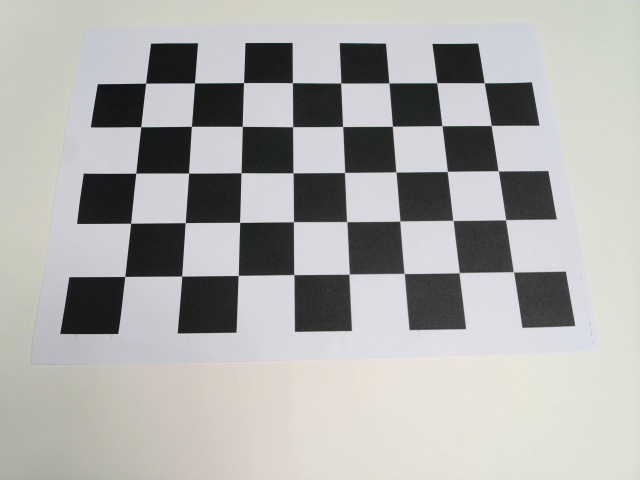
#> input picture Python/capture_images/calib_00.jpg, 640 x 480 px; its folder holds only this picture in this run
$ python AfterCapture.py
#> lines starting #> are read from the running program, lines starting #| are printed output that depends on the picture; after the words box and inside, x2 and y2 are one past the last pixel; in counts of white or black regions, pixels touching at a corner belong together; long printed decimals are rounded
import numpy as np
import cv2
import glob
import os
import sys

CheckBoard = (8, 5)
SquareSize = 0.03

#計算出亞像素  迭代30次 精度0.001
accuracy = (cv2.TERM_CRITERIA_EPS + cv2.TERM_CRITERIA_MAX_ITER, 30, 0.001)

#建立一個陣列來儲存格角點在真實世界中的3D座標
objp = np.zeros((CheckBoard[0] * CheckBoard[1], 3), np.float32)
objp[:, :2] = np.mgrid[0:CheckBoard[0], 0:CheckBoard[1]].T.reshape(-1, 2) * SquareSize

objpoints = []  #儲存每張照片對應的3D點
imgpoints = []  #儲存在照片上找到的2D點

#讀取資料夾中的照片
script_path = os.path.dirname(os.path.abspath(__file__))
image_folder= os.path.join(script_path, 'capture_images', '*.jpg')
images = glob.glob(image_folder)

print(f"Total {len(images)} images")
if len(images) == 0:
    print('Read images ERROR')
    sys.exit()

count = 0

for fname in images:
    img = cv2.imread(fname)
#> img is the input picture: shape (480, 640, 3); mean B, G, R 171.6, 173.6, 174.2
    gray = cv2.cvtColor(img, cv2.COLOR_BGR2GRAY)

    #讀取相片 若找到8x5個角點 ret回傳True並把找到的2D座標到corners中
    ret, corners = cv2.findChessboardCorners(gray, CheckBoard, None)
#> ret = True; corners = 40 rows, first 8: [513.4, 272.1], [458.9, 272.7], [404.1, 273.5], [349.1, 274.1], [294.2, 274.8], [238, 275.3], [182, 276.2], [125, 276.3]

    if ret == True:
        count += 1
        objpoints.append(objp) #儲存3D點

        #尋找亞像素
        corners2 = cv2.cornerSubPix(gray, corners, (11, 11), (-1, -1), accuracy)
#> corners2 = 40 rows, first 8: [513.4, 271.8], [459.2, 272.7], [404.1, 273.4], [349.2, 274.1], [293.8, 274.6], [238.2, 275.4], [181.7, 276.1], [124.7, 276.5]
        imgpoints.append(corners2) #儲存2D座標

        cv2.drawChessboardCorners(img, CheckBoard, corners2, ret)
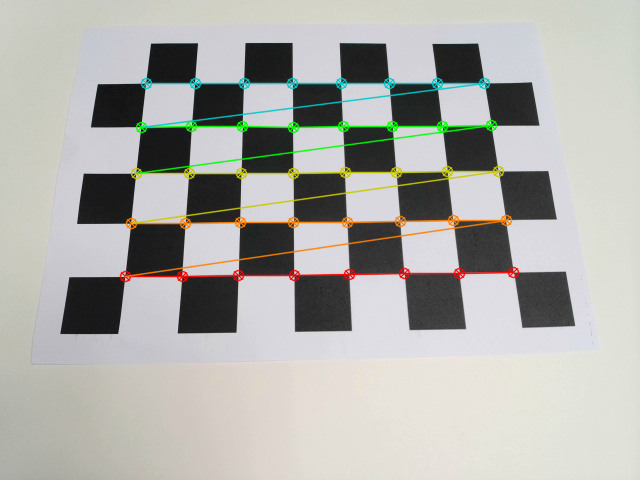
#> img: shape (480, 640, 3); 4.22% of pixels changed, all inside (x1, y1, x2, y2) = (119, 77, 520, 283)
        cv2.imshow('Detected_Corners', img)
        cv2.waitKey(100)

cv2.destroyAllWindows()


print(f"\nDetect Success. {len(images)} images in total")
if count < 10:
    print('Need detect more photos to improve accuracy')

# mtx --> 相機內參矩陣
# dist --> 機型變數
# rvecs/tvecs --> 每張照片拍攝時的旋轉矩陣和平移矩陣
ret, mtx, dist, rvecs, tvecs = cv2.calibrateCamera(objpoints, imgpoints, gray.shape[::-1], None, None)
#> ret = 0.159; mtx = [[662.9, 0, 322.7], [0, 713.5, 237.9], [0, 0, 1]]; dist = [[0.194, -1.46, -0.00555, 7.91e-05, 0.377]]; rvecs = ([-0.0583, 0.717, 3.04],); tvecs = ([0.104, 0.0174, 0.364],)

print('\nCamera Calibrate Complete')
print('Camera matrix : \n', mtx)
#| Camera matrix :
#|  [[662.886   0.         322.718]
#|  [  0.         713.475 237.917]
#|  [  0.           0.           1.        ]]
print('Distortion Coefficients : ', dist)
#| Distortion Coefficients :  [[ 1.94190861e-01 -1.46325972e+00 -5.55048241e-03  7.91078025e-05
#|    3.76663878e-01]]

save_path = os.path.join(script_path, 'camera_params.npz')
np.savez(save_path, mtx=mtx, dist=dist)
print('\nnpz file saves')

$ run again, on Python/capture_images/calib_04.jpg
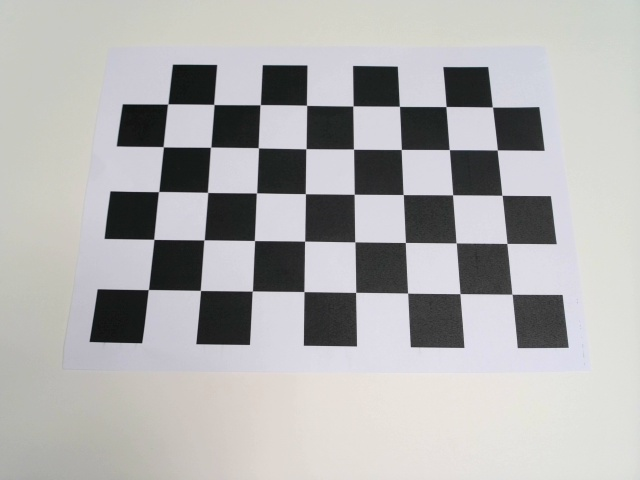
#> input picture Python/capture_images/calib_04.jpg, 640 x 480 px
#> img is the input picture: shape (480, 640, 3); mean B, G, R 175.8, 176.1, 176.7
#> `ret, corners = cv2.findChessboardCorners(gray, CheckBoard, None)`: ret = True; corners = 40 rows, first 8: [512, 294], [460, 293.9], [407.7, 293], [355.9, 292.4], [304.2, 291.6], [252.4, 291.2], [200.3, 290.4], [148, 289.6]
#> corners2 = 40 rows, first 8: [512, 294.2], [459.9, 293.6], [407.6, 293.1], [355.6, 292.4], [303.9, 291.6], [252.3, 291.1], [200.4, 290.4], [148.3, 289.6]
#> `cv2.drawChessboardCorners(img, CheckBoard, corners2, ret)`:
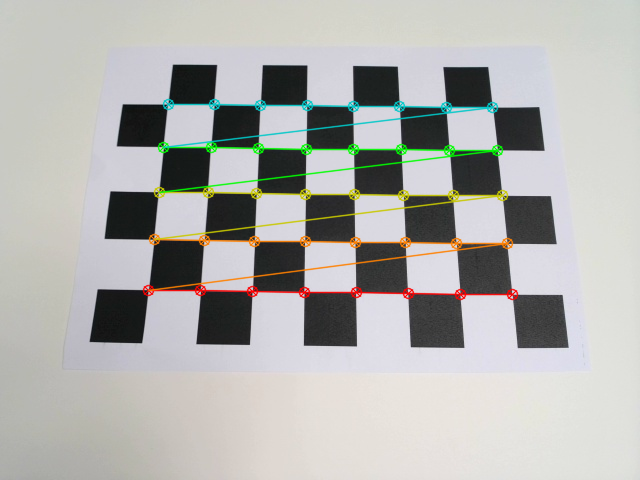
#> img: shape (480, 640, 3); 4.04% of pixels changed, all inside (x1, y1, x2, y2) = (142, 98, 519, 301)
#> `ret, mtx, dist, rvecs, tvecs = cv2.calibrateCamera(objpoints, imgpoint..`: ret = 0.145; mtx = [[966, 0, 311.3], [0, 1144.5, 244.7], [0, 0, 1]]; dist = [[0.498, -12.74, -0.00603, 0.00482, 96.04]]; rvecs = ([0.000553, -0.926, -2.99],); tvecs = ([0.116, 0.0242, 0.561],)
#| Camera matrix :
#|  [[9.66010785e+02 0.00000000e+00 3.11271124e+02]
#|  [0.00000000e+00 1.14450670e+03 2.44701461e+02]
#|  [0.00000000e+00 0.00000000e+00 1.00000000e+00]]
#| Distortion Coefficients :  [[ 4.98285012e-01 -1.27388161e+01 -6.02536890e-03  4.81852916e-03
#|    9.60403864e+01]]

$ run again, on Python/capture_images/calib_05.jpg
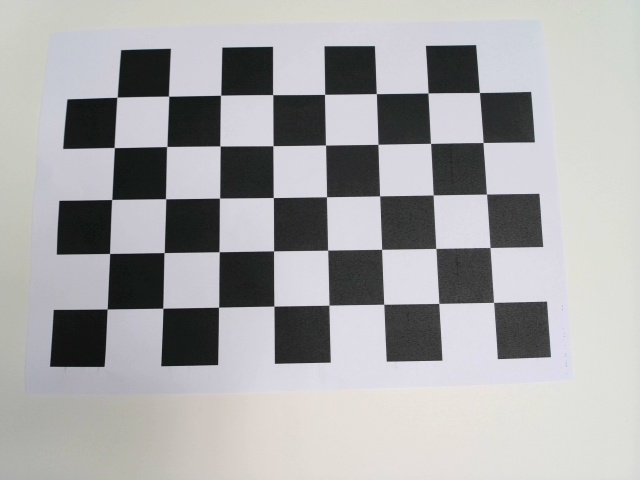
#> input picture Python/capture_images/calib_05.jpg, 640 x 480 px
#> img is the input picture: shape (480, 640, 3); mean B, G, R 168.9, 167.9, 168.1
#> `ret, corners = cv2.findChessboardCorners(gray, CheckBoard, None)`: ret = True; corners = 40 rows, first 8: [493.6, 302.2], [438.7, 303.1], [384.1, 304], [329, 305], [273.9, 306], [218.6, 307], [162.9, 308.1], [107, 309.1]
#> corners2 = 40 rows, first 8: [493.6, 302.4], [438.8, 303.4], [383.7, 304.3], [328.9, 305.2], [273.8, 306.1], [218.6, 307.2], [162.8, 308.2], [107.2, 309]
#> `cv2.drawChessboardCorners(img, CheckBoard, corners2, ret)`:
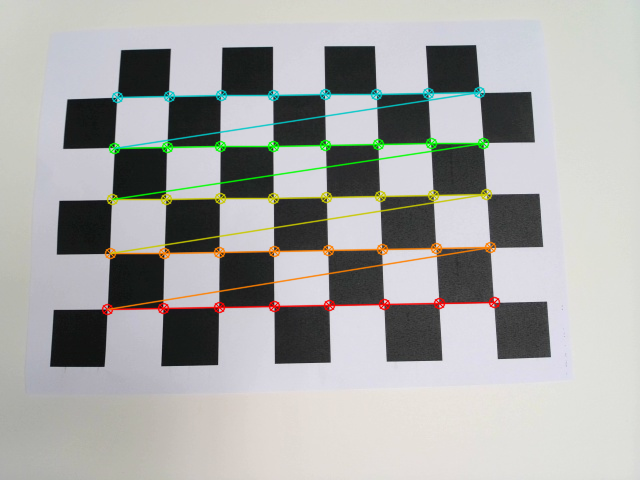
#> img: shape (480, 640, 3); 4.35% of pixels changed, all inside (x1, y1, x2, y2) = (101, 86, 501, 316)
#> `ret, mtx, dist, rvecs, tvecs = cv2.calibrateCamera(objpoints, imgpoint..`: ret = 0.132; mtx = [[593.9, 0, 321.3], [0, 604.4, 251.2], [0, 0, 1]]; dist = [[0.148, -0.894, -0.00174, 0.00268, 0.73]]; rvecs = ([-0.0321, 0.276, 3.11],); tvecs = ([0.0941, 0.0275, 0.327],)
#| Camera matrix :
#|  [[593.934   0.         321.280]
#|  [  0.         604.375  251.250 ]
#|  [  0.           0.           1.        ]]
#| Distortion Coefficients :  [[ 0.1476  -0.894 -0.001745  0.002678  0.7302]]

$ run again, on Python/capture_images/calib_06.jpg
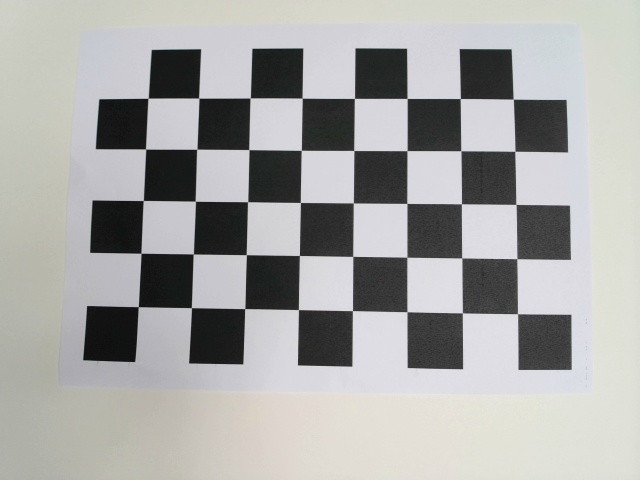
#> input picture Python/capture_images/calib_06.jpg, 640 x 480 px
#> img is the input picture: shape (480, 640, 3); mean B, G, R 165.6, 167.2, 167.2
#> `ret, corners = cv2.findChessboardCorners(gray, CheckBoard, None)`: ret = True; corners = 40 rows, first 8: [517.6, 313.8], [462.1, 313.1], [406.9, 312], [352.5, 310.8], [298.3, 309.6], [245, 308.8], [191.3, 308], [138, 306.8]
#> corners2 = 40 rows, first 8: [517.5, 313.7], [462.4, 312.8], [406.9, 311.7], [352.5, 310.6], [298.4, 309.6], [244.7, 308.6], [191.4, 307.6], [138.3, 306.6]
#> `cv2.drawChessboardCorners(img, CheckBoard, corners2, ret)`:
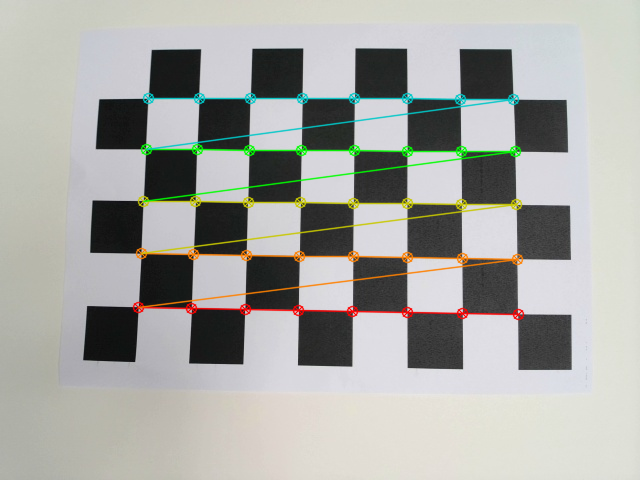
#> img: shape (480, 640, 3); 4.32% of pixels changed, all inside (x1, y1, x2, y2) = (132, 92, 525, 321)
#> `ret, mtx, dist, rvecs, tvecs = cv2.calibrateCamera(objpoints, imgpoint..`: ret = 0.138; mtx = [[290.1, 0, 319.7], [0, 290.9, 242.7], [0, 0, 1]]; dist = [[0.0463, -0.0885, -0.00101, -0.000295, 0.038]]; rvecs = ([-0.0376, -0.0779, -3.13],); tvecs = ([0.108, 0.0388, 0.159],)
#| Camera matrix :
#|  [[290.050   0.         319.692]
#|  [  0.         290.895 242.728]
#|  [  0.           0.           1.        ]]
#| Distortion Coefficients :  [[ 0.04631 -0.08853 -0.001007 -0.0002951  0.03797]]

$ run again, on Python/capture_images/calib_01.jpg
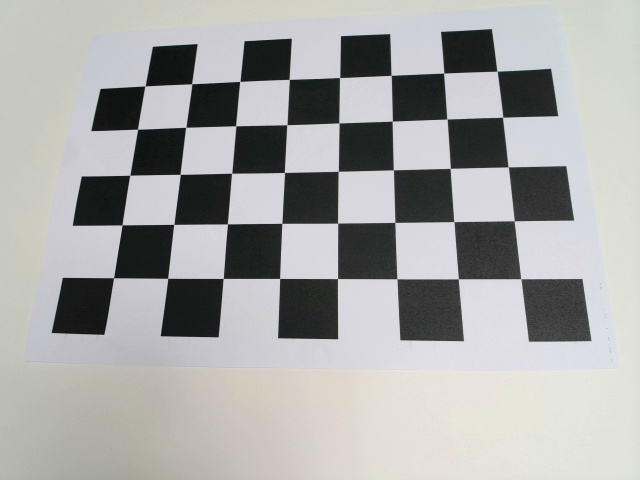
#> input picture Python/capture_images/calib_01.jpg, 640 x 480 px
#> img is the input picture: shape (480, 640, 3); mean B, G, R 165.9, 167.6, 167.4
#> `ret, corners = cv2.findChessboardCorners(gray, CheckBoard, None)`: ret = True; corners = 40 rows, first 8: [520.7, 278.8], [458.1, 279], [397.1, 279], [337.6, 278.7], [280, 278.1], [223.1, 278.4], [168.1, 277.9], [113.5, 278]
#> corners2 = 40 rows, first 8: [520.8, 278.7], [458.3, 278.8], [396.9, 278.7], [337.5, 278.6], [279.6, 278.5], [223.2, 278.5], [167.7, 278.3], [113.5, 277.7]
#> `cv2.drawChessboardCorners(img, CheckBoard, corners2, ret)`:
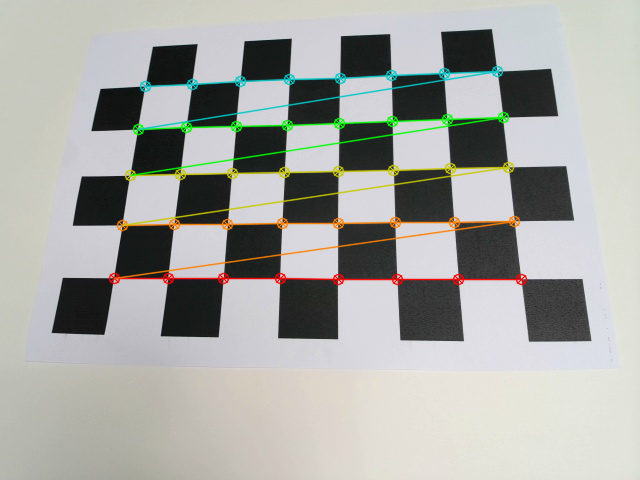
#> img: shape (480, 640, 3); 4.37% of pixels changed, all inside (x1, y1, x2, y2) = (108, 65, 528, 286)
#> `ret, mtx, dist, rvecs, tvecs = cv2.calibrateCamera(objpoints, imgpoint..`: ret = 0.212; mtx = [[401.1, 0, 327], [0, 402, 247.1], [0, 0, 1]]; dist = [[0.0657, -0.2, -0.00422, 0.00309, 0.0905]]; rvecs = ([-0.124, -0.432, -3.1],); tvecs = ([0.095, 0.0156, 0.198],)
#| Camera matrix :
#|  [[401.080   0.         326.951]
#|  [  0.         401.982 247.138 ]
#|  [  0.           0.           1.        ]]
#| Distortion Coefficients :  [[ 0.06568 -0.2004 -0.004216  0.003094   0.09052]]
